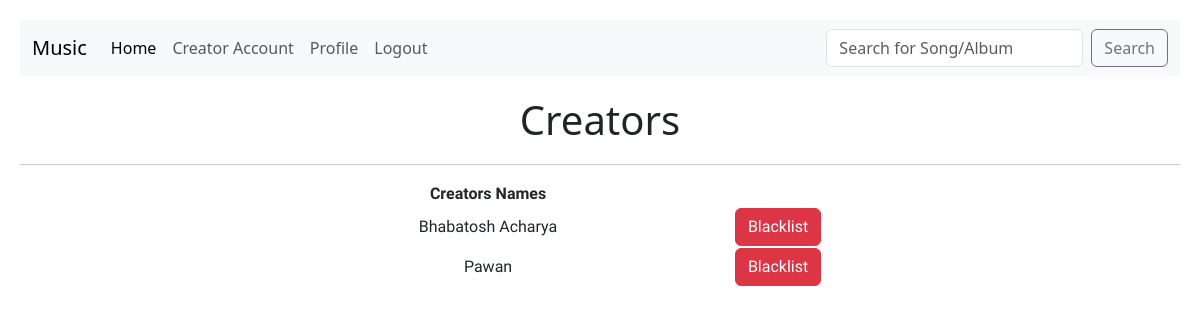
/admin_dashboard/creators (signed in), run on the app's committed database.
### models.py (models this page shows)
class Creators(db.Model):
    __tablename__ = 'creators'
    creator_id = db.Column(db.Integer, primary_key=True, nullable=False)
    user_id = db.Column(db.Integer, db.ForeignKey('users.user_id'), nullable=False)
    artist_name = db.Column(db.String(50), nullable=False)
    contact_info = db.Column(db.String(50), nullable=False)
    Flag = db.Column(db.Boolean, default=False, nullable=False)
    user = db.relationship('Users', back_populates='creator')
    song = db.relationship('Songs', back_populates='creator')
    albums = db.relationship('Albums', back_populates='creator')

### routes.py (the view)
@app.route('/admin_dashboard/creators', methods=['GET', 'POST'])
@auth_required
def creators():
    user = Users.query.get(session['user_id'])
    creators = Creators.query.all()
    return render_template('creators.html', user = user, creators = creators)

### routes.py (called while the page is built)
def auth_required(function):
    @wraps(function)
    def inn(*args, **kwargs):
        if 'user_id' not in session:
            flash('Please login to continue.')
            return redirect(url_for('login'))
        return function(*args, **kwargs)
    return inn

### templates/creators.html (shortened to what this page needs)
{% extends 'base_layout.html'%}
{% block content %}
<h1>Creators</h1>
<hr>
<div class="box">
    <table class='inside'>
        <thead>
            <tr>
                <th>Creators Names</th>
            </tr>
        </thead>
        <tbody>
            {% for creator in creators %}
            <tr>
                <td class="creator-name">{{ creator.artist_name }}</td>
                <td>
                    <form action="{{ url_for('toggle_blacklist', creator_id=creator.creator_id) }}" method="POST">
                        {% if creator.Flag %}
                        <button type="submit" class='btn btn-success'>Whitelist</button>
                        {% else %}
                        <button type="submit" class='btn btn-danger'>Blacklist</button>
                        {% endif %}
                    </form>
                </td>
            </tr>
            {% endfor %}
        </tbody>
    </table>
</div>
{% endblock %}

### static/style.css (style rules this page uses)
body { background-color: #ffffff; color: black; text-align: center; padding: 20px; margin: auto; }

### templates/creators.html (style rules this page uses)
h1, h3 { text-align: center; margin-top: 20px; margin-bottom: 20px; }
.inside { margin: auto; width: 50%; text-align: center; font-family: 'Akaya Kanadaka', sans-serif; }

### data on the page
Creators: artist_name "Bhabatosh Acharya", Flag "Blacklist"
Creators: artist_name "Pawan", Flag "Blacklist"
